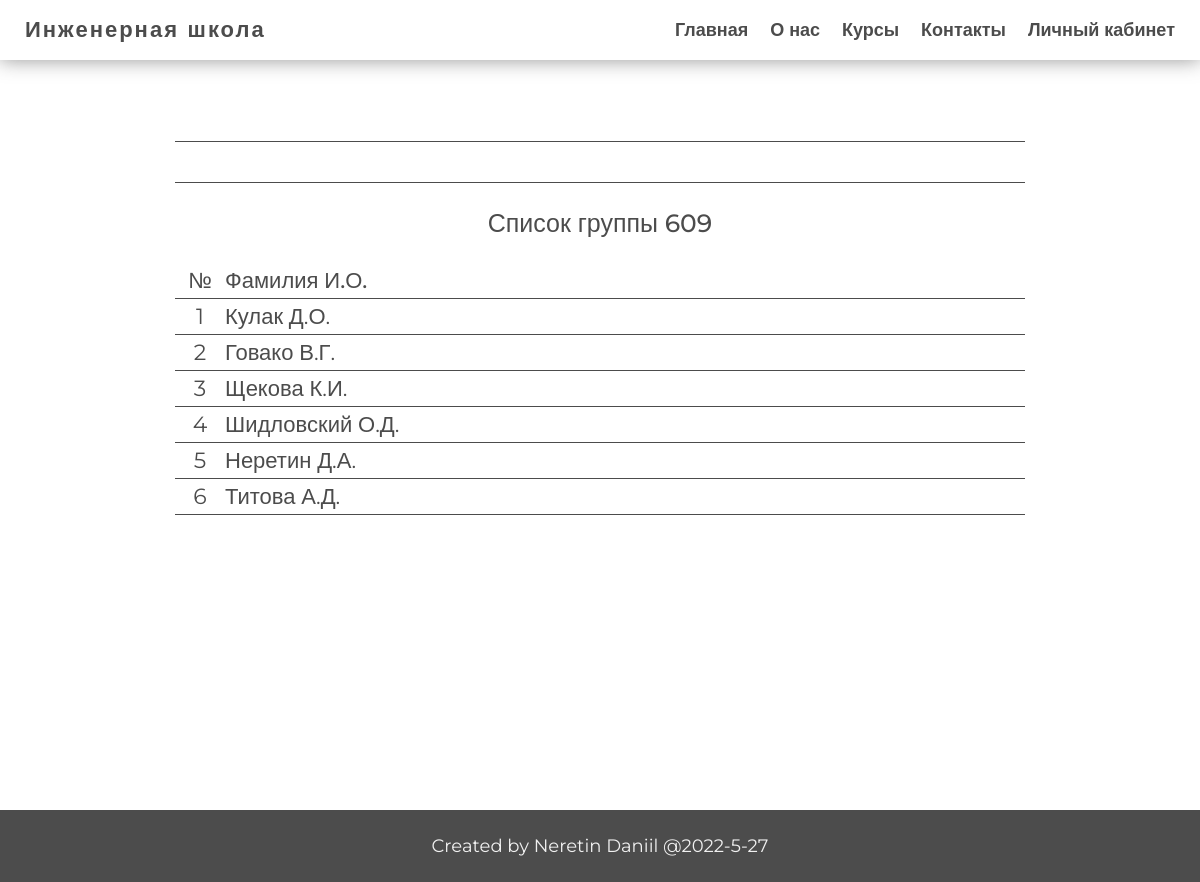
/user/info_group.php?id_group=2&number=609 (signed in), run on the app's committed database.
### tables this page shows
CREATE TABLE `accounting` (
  `id_accounting` int NOT NULL,
  `id_student` int NOT NULL,
  `id_group` int NOT NULL
);

CREATE TABLE `students` (
  `id_student` int NOT NULL,
  `name` varchar(30) NOT NULL,
  `surname` varchar(50) NOT NULL,
  `last_name` varchar(50) NOT NULL,
  `balance` int DEFAULT '0',
  `phone` varchar(13) DEFAULT NULL,
  `mail` varchar(50) DEFAULT NULL,
  `photo` varchar(80) DEFAULT NULL,
  `login` varchar(15) NOT NULL,
  `password` varchar(60) NOT NULL
);

### app/db/db.php (called while the page is built, shortened)
<?php
require('connect.php');
function checkErrors($query)
{
    $errInfo = $query->errorInfo();
    return true;
}
function selectOrder($table, $sort_sql, $params = [])
{
    global $pdo;
    $sql = "select * from `$table`";
    if (!empty($params)) {
        $i = 0;
        foreach ($params as $key => $value) {
            $value = "`" . $value . "`";
            $key = "'" . $key . "'";
            if ($i === 0) {
                $sql = $sql . " WHERE $value = $key";
            } elseif ($i === 1) {
                $sql = $sql . " AND $value >= $key";
            } else {
                $sql = $sql . " AND $value <= $key";
            }
            $i++;
        }
    }
    $sql = $sql . " ORDER BY $sort_sql";
    $query = $pdo->prepare($sql);
    $query->execute();
    return $query->fetchAll();
}
function callProc ($nameProc, $param)
{
    global $pdo;
    $sql = "CALL `$nameProc` ($param)";
    $query = $pdo->prepare($sql);
    $query->execute();
    return $query->fetchAll();
}

### app/controllers/studInGroup.php (called while the page is built, shortened)
<?php
if ($_SERVER['REQUEST_METHOD'] === 'GET' && isset($_GET['id_group'])) {
    $stud_in_group = callProc('selectStudInG',$_GET['id_group']);
}

### app/controllers/control.php (called while the page is built, shortened)
<?php
include SITE_ROOT . '/app/db/db.php';
include SITE_ROOT . '/app/controllers/studInGroup.php';

### path.php (called while the page is built, shortened)
<?php
include SITE_ROOT . '/app/controllers/control.php';

### user/info_group.php (the view, shortened to what this page needs)
<?php
include '../path.php';
?>
<!DOCTYPE html>
<html lang="en">
<head>
    <?php include SITE_ROOT . '/app/include/head.php' ?>
</head>
<body>
<div class="wrapper">
    <?php include SITE_ROOT . '/app/include/header.php' ?>
    <main class="main">
        <div class="container">
            <div class="admin_pages">
                <div class="admin_table">
                    <div class="title_menu">
                    </div>
                    <div class="title">Список группы <?= $_GET['number']?></div>
                    <div class="head_table">
                        <span class="number">№</span>
                        <a class="surname">Фамилия И.О.</a>
                    </div>
                    <div class="table">
                        <?php foreach ($stud_in_group as $key => $student): ?>
                            <div class="row_table">
                                <span class="number"><?= $key + 1; ?></span>
                                <span class="surname"><?php echo $student['surname'] . ' ';
                                    echo mb_substr($student['name'], 0, 1) . '.';
                                    echo mb_substr($student['last_name'], 0, 1) . '.'; ?></span>
                            </div>
                        <?php endforeach; ?>
                    </div>
                </div>
            </div>
        </div>
    </main>
    <?php include SITE_ROOT . '/app/include/footer.php' ?>
</div>
</body>
</html>

### css/StylePHP.css (style rules this page uses)
.admin_table { margin: 0 auto; }
.admin_pages .admin_table .head_table { padding-right: 10px; }

### data on the page
accounting: id_student.surname "Кулак", id_student.name "Д", id_student.last_name "О"
accounting: id_student.surname "Говако", id_student.name "В", id_student.last_name "Г"
accounting: id_student.surname "Щекова", id_student.name "К", id_student.last_name "И"
accounting: id_student.surname "Шидловский", id_student.name "О", id_student.last_name "Д"
accounting: id_student.surname "Неретин", id_student.name "Д", id_student.last_name "А"
accounting: id_student.surname "Титова", id_student.name "А", id_student.last_name "Д"

### other printed values
$_GET['number'] "609"
